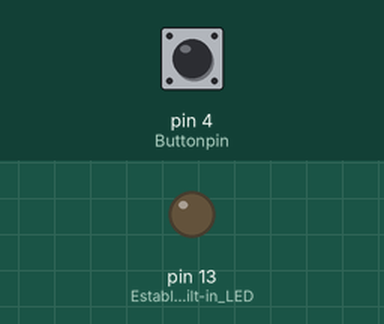
Recording of a sketch running on a simulated Arduino Uno, built with avr-gcc and run on an emulated ATmega328P. Shown: output pins drawn as LEDs (lit = HIGH). Dashed ring = blinking. Inputs (shaded band) come from the test bench; at power-on: pin 4 (Buttonpin) HIGH.

Above: at 1.2 s.
1.3 s: pin 4 (Buttonpin) pulsed LOW 5 times (0.12 s each, 0.3 s apart)
At 1.75 s:
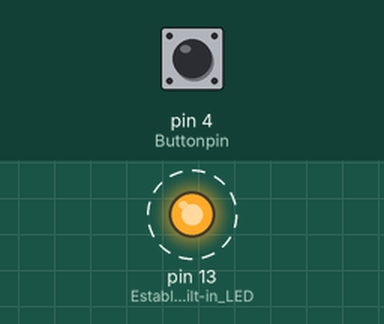
4.3 s: pin 4 (Buttonpin) pulled LOW for 0.15 s
At 5.5 s:
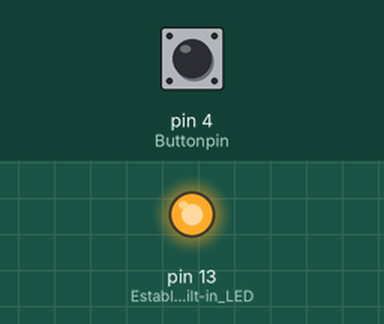
5.9 s: pin 4 (Buttonpin) pulled LOW for 1 s
At 7.0 s:
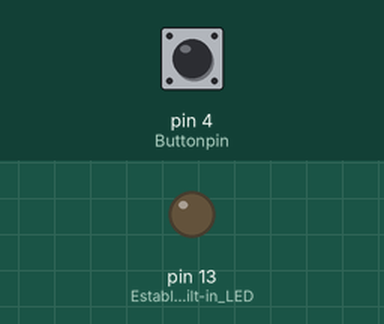
Timing chart, 0 to 8.9 s (numbered marks = the images above; inputs shaded):
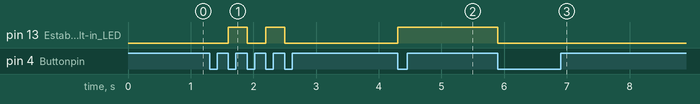

Measured:
- after the input at 1.3 s, pin 13 (Establishes_Built-in_LED): alternates HIGH for 0.30 s and LOW for 0.30 s, 4 changes in all, then stays LOW, starting after 0.30 s
- after the input at 4.3 s, pin 13 (Establishes_Built-in_LED): LOW → HIGH at once
- after the input at 5.9 s, pin 13 (Establishes_Built-in_LED): HIGH → LOW at once

The sketch:

ButtonFINAL.ino
```cpp
int Buttonpin = 4; //D4 is the pin
int State = LOW; //Initalizes State as being off
int LastInput = HIGH; //Initializes the Last Input as being on

void setup() {
  pinMode(Buttonpin, INPUT_PULLUP); //Establishes Buttonpin as an Input Pull-up
  pinMode(LED_BUILTIN, OUTPUT); //Establishes Built-in LED as an Output
  digitalWrite(LED_BUILTIN, State); //Sets Built-in LED to State, which is off
}

void loop() {
  int CurrentInput = digitalRead(Buttonpin); //Sets Current Input equal to Current Value of Buttonpin
  if(CurrentInput == LOW && LastInput == HIGH) //If statement that runs when Current Input is off and Last Input is on
  {
    State = !State; //Reverses State (off to on)
    digitalWrite(LED_BUILTIN, !State); //Sets Built-in LED to opposite of State
  }
  LastInput = CurrentInput; //Sets the Current Input as the Last Input;
}
```
